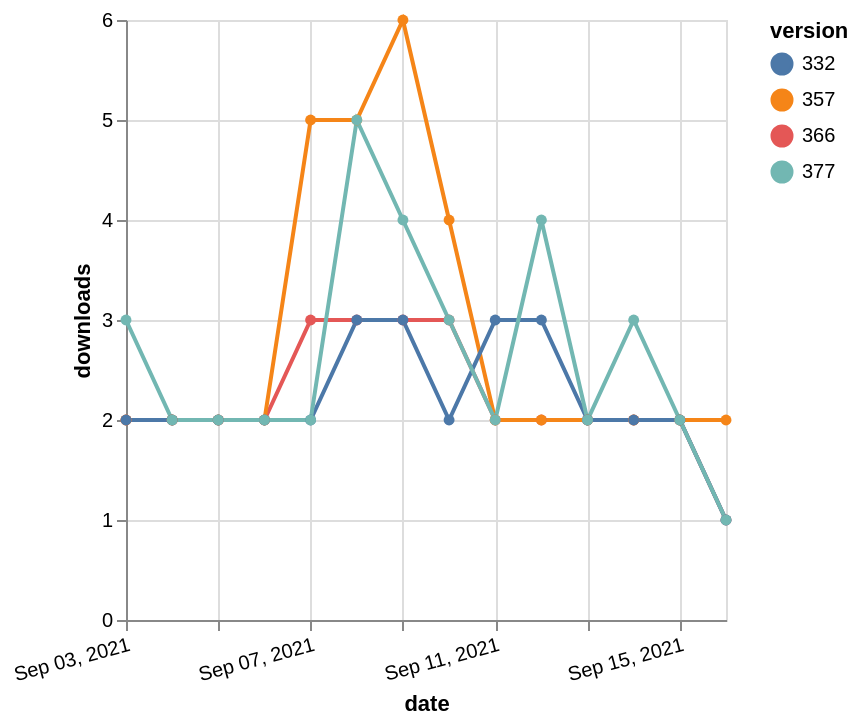

Source (Vega-Lite JSON):
### Vega-Lite specification from a JSON file in a GitHub repository (floating-point values rounded to 4 significant figures)
{"$schema": "https://vega.github.io/schema/vega-lite/v5.json", "description": "A simple bar chart with embedded data.", "data": {"values": [{"date": "2021-09-03", "total": 2354, "delta": 2, "version": "366"}, {"date": "2021-09-04", "total": 2356, "delta": 2, "version": "366"}, {"date": "2021-09-05", "total": 2358, "delta": 2, "version": "366"}, {"date": "2021-09-06", "total": 2360, "delta": 2, "version": "366"}, {"date": "2021-09-07", "total": 2363, "delta": 3, "version": "366"}, {"date": "2021-09-08", "total": 2366, "delta": 3, "version": "366"}, {"date": "2021-09-09", "total": 2369, "delta": 3, "version": "366"}, {"date": "2021-09-10", "total": 2372, "delta": 3, "version": "366"}, {"date": "2021-09-11", "total": 2374, "delta": 2, "version": "366"}, {"date": "2021-09-12", "total": 2376, "delta": 2, "version": "366"}, {"date": "2021-09-13", "total": 2378, "delta": 2, "version": "366"}, {"date": "2021-09-14", "total": 2380, "delta": 2, "version": "366"}, {"date": "2021-09-15", "total": 2382, "delta": 2, "version": "366"}, {"date": "2021-09-16", "total": 2383, "delta": 1, "version": "366"}, {"date": "2021-09-03", "total": 2967, "delta": 2, "version": "357"}, {"date": "2021-09-04", "total": 2969, "delta": 2, "version": "357"}, {"date": "2021-09-05", "total": 2971, "delta": 2, "version": "357"}, {"date": "2021-09-06", "total": 2973, "delta": 2, "version": "357"}, {"date": "2021-09-07", "total": 2978, "delta": 5, "version": "357"}, {"date": "2021-09-08", "total": 2983, "delta": 5, "version": "357"}, {"date": "2021-09-09", "total": 2989, "delta": 6, "version": "357"}, {"date": "2021-09-10", "total": 2993, "delta": 4, "version": "357"}, {"date": "2021-09-11", "total": 2995, "delta": 2, "version": "357"}, {"date": "2021-09-12", "total": 2997, "delta": 2, "version": "357"}, {"date": "2021-09-13", "total": 2999, "delta": 2, "version": "357"}, {"date": "2021-09-14", "total": 3001, "delta": 2, "version": "357"}, {"date": "2021-09-15", "total": 3003, "delta": 2, "version": "357"}, {"date": "2021-09-16", "total": 3005, "delta": 2, "version": "357"}, {"date": "2021-09-03", "total": 2835, "delta": 2, "version": "332"}, {"date": "2021-09-04", "total": 2837, "delta": 2, "version": "332"}, {"date": "2021-09-05", "total": 2839, "delta": 2, "version": "332"}, {"date": "2021-09-06", "total": 2841, "delta": 2, "version": "332"}, {"date": "2021-09-07", "total": 2843, "delta": 2, "version": "332"}, {"date": "2021-09-08", "total": 2846, "delta": 3, "version": "332"}, {"date": "2021-09-09", "total": 2849, "delta": 3, "version": "332"}, {"date": "2021-09-10", "total": 2851, "delta": 2, "version": "332"}, {"date": "2021-09-11", "total": 2854, "delta": 3, "version": "332"}, {"date": "2021-09-12", "total": 2857, "delta": 3, "version": "332"}, {"date": "2021-09-13", "total": 2859, "delta": 2, "version": "332"}, {"date": "2021-09-14", "total": 2861, "delta": 2, "version": "332"}, {"date": "2021-09-15", "total": 2863, "delta": 2, "version": "332"}, {"date": "2021-09-16", "total": 2864, "delta": 1, "version": "332"}, {"date": "2021-09-03", "total": 2158, "delta": 3, "version": "377"}, {"date": "2021-09-04", "total": 2160, "delta": 2, "version": "377"}, {"date": "2021-09-05", "total": 2162, "delta": 2, "version": "377"}, {"date": "2021-09-06", "total": 2164, "delta": 2, "version": "377"}, {"date": "2021-09-07", "total": 2166, "delta": 2, "version": "377"}, {"date": "2021-09-08", "total": 2171, "delta": 5, "version": "377"}, {"date": "2021-09-09", "total": 2175, "delta": 4, "version": "377"}, {"date": "2021-09-10", "total": 2178, "delta": 3, "version": "377"}, {"date": "2021-09-11", "total": 2180, "delta": 2, "version": "377"}, {"date": "2021-09-12", "total": 2184, "delta": 4, "version": "377"}, {"date": "2021-09-13", "total": 2186, "delta": 2, "version": "377"}, {"date": "2021-09-14", "total": 2189, "delta": 3, "version": "377"}, {"date": "2021-09-15", "total": 2191, "delta": 2, "version": "377"}, {"date": "2021-09-16", "total": 2192, "delta": 1, "version": "377"}]}, "width": "container", "mark": {"type": "line", "point": {"filled": true}}, "encoding": {"x": {"field": "date", "type": "temporal", "timeUnit": "yearmonthdate", "title": "date", "axis": {"labelAngle": -15}}, "y": {"field": "delta", "type": "quantitative", "title": "downloads"}, "color": {"field": "version", "type": "nominal"}, "tooltip": {"field": "delta"}}}
